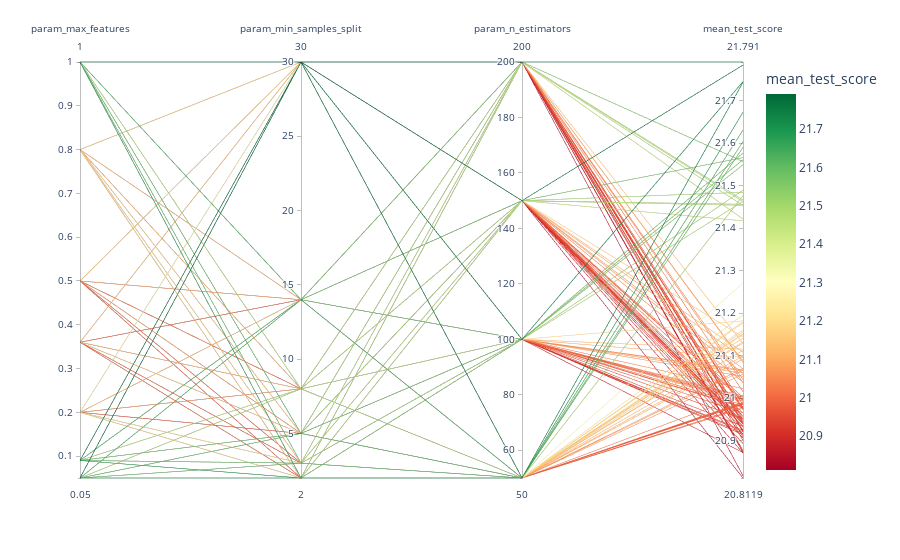

The cell this chart's notebook holds for it:
### Markdown cell above
Above are 3 heapmaps displaying RMSE in relation with a pair of hyperparameters. If we look at the first one (*max_features, min_samples_split*), it seems that best parameters are somewhere in the middle and the score gets worse with values more on the edge of the given lists.

On the second heatmap (*min_samples_split, n_estimators*), the best scoore seems to be in the top right corner. That means maximum number of estimators and minimum of *min_samples_split*.

On the third heatmap it looks like we again get better score if we choose *max_features* somewhere from the middle of our list of parameters (0.5 or 0.36). *n_estimators* doesn't play a big role in final score here.

### Code cell
results = grid_df[["param_max_features", "param_min_samples_split",
                   "param_n_estimators", "mean_test_score"]].astype(float)

fig = px.parallel_coordinates(
    results, 
    color='mean_test_score', 
    color_continuous_scale=px.colors.diverging.RdYlGn,
)

fig.show()

### Figure 1 — Plotly figure (JSON) as saved in the notebook; plotly's stock layout.template omitted (floating-point values rounded to 4 significant figures; data arrays with more than 128 entries replaced by an {"elided": "..."} marker saying what was removed)
{"data": [{"dimensions": [{"label": "param_max_features", "values": {"elided": "168 float values"}}, {"label": "param_min_samples_split", "values": {"elided": "168 int values"}}, {"label": "param_n_estimators", "values": {"elided": "168 int values"}}, {"label": "mean_test_score", "values": {"elided": "168 float values"}}], "domain": {"x": [0, 1], "y": [0, 1]}, "line": {"color": {"elided": "168 float values"}, "coloraxis": "coloraxis"}, "name": "", "type": "parcoords"}], "layout": {"coloraxis": {"colorbar": {"title": {"text": "mean_test_score"}}, "colorscale": [[0, "rgb(165,0,38)"], [0.1, "rgb(215,48,39)"], [0.2, "rgb(244,109,67)"], [0.3, "rgb(253,174,97)"], [0.4, "rgb(254,224,139)"], [0.5, "rgb(255,255,191)"], [0.6, "rgb(217,239,139)"], [0.7, "rgb(166,217,106)"], [0.8, "rgb(102,189,99)"], [0.9, "rgb(26,152,80)"], [1, "rgb(0,104,55)"]]}, "legend": {"tracegroupgap": 0}, "margin": {"t": 60}}}
